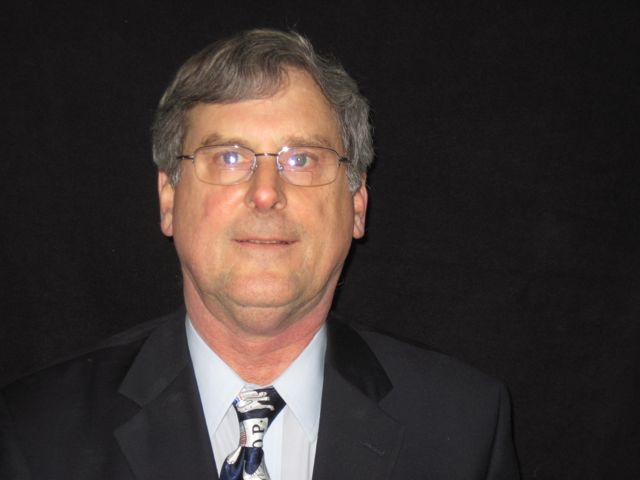
%> input picture Eric_Mason.jpg, 640 x 480 px
$ octave SparseEffects.m   (GNU Octave 9; MATLAB toolbox functions it lacks are replaced by stand-ins)
%> lines starting %> are read from the running program, lines starting %| are printed output that depends on the picture
clear all; close all; clc;

A = imread('Eric_Mason.jpg');
%> A is the input picture: size 480x640x3 uint8; mean R, G, B 61.2, 51.5, 48.7
Abw=rgb2gray(A);
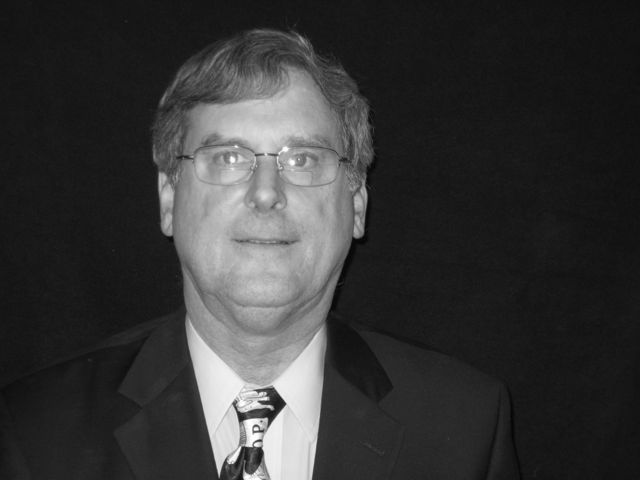
%> Abw: size 480x640 uint8; min 2, max 255, mean 54.3
Abw = double(Abw(size(A,1):-1:1,:));
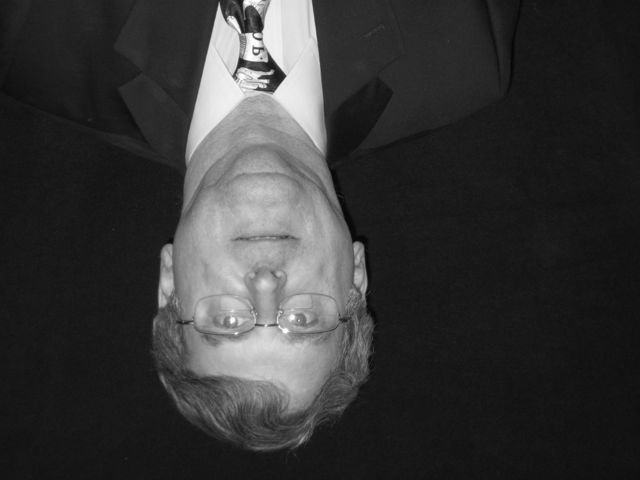
%> Abw: size 480x640 double; min 2, max 255, mean 54.3; mean of the top-left, top-right, bottom-left and bottom-right quarters 85.3, 31, 69.6, 31.2
Abwt = fftshift(fft2(Abw));

subplot(2,2,1)

pcolor(log(abs(((Abwt))))), shading interp, colormap(hot)

subplot(2,2,2)

imshow(A)

subplot(2,2,3)

pcolor(ifft2(ifftshift(Abwt))), shading interp, colormap(gray)

subplot(2,2,4)

imshow(rgb2gray(A))
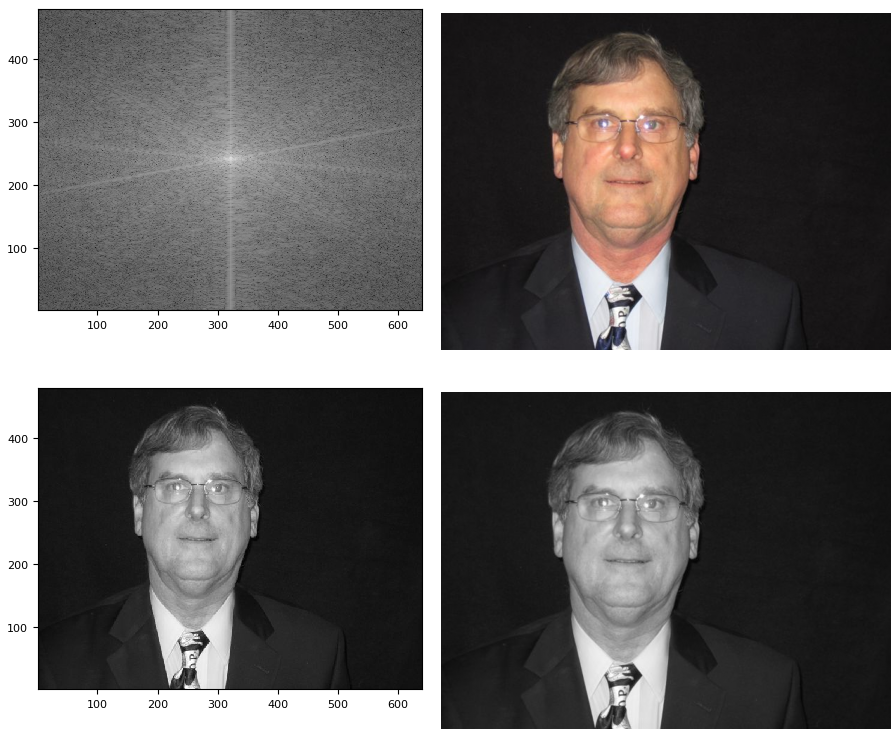
%> figure redrawn from the program's plot data, 4 panels
